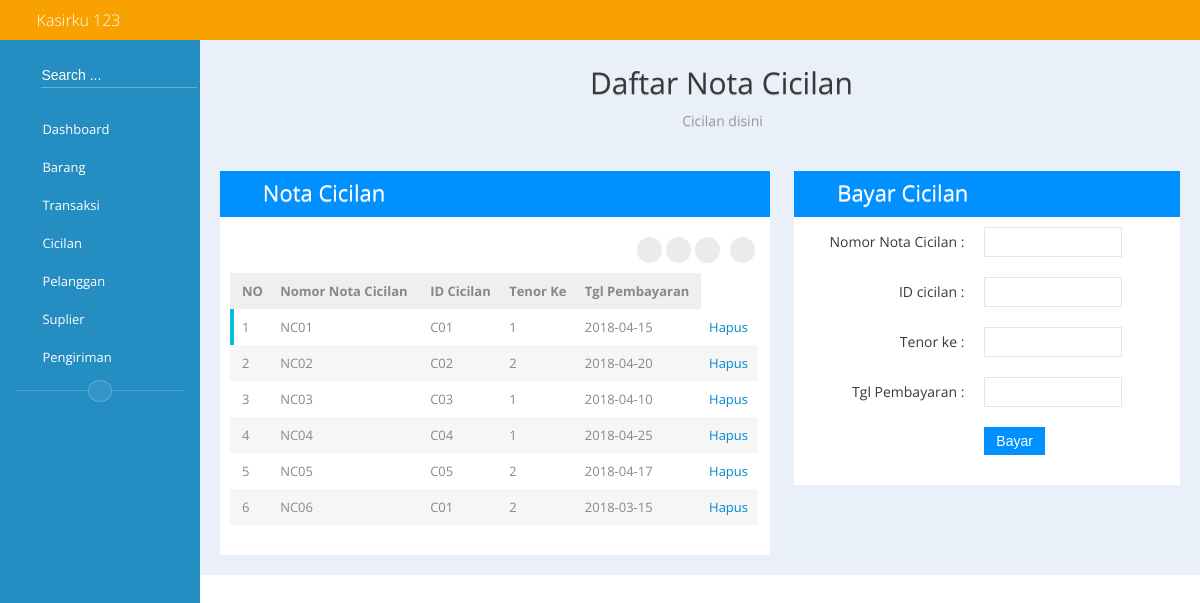
The page /nota_cicilan.php on the database its author committed.
### tables this page shows
CREATE TABLE `nota_cicilan` (
  `no_nota_ccl` varchar(4) NOT NULL,
  `id_cicilan` varchar(4) NOT NULL,
  `tenor` int(11) NOT NULL,
  `tgl_ccl` date NOT NULL
);

### nota_cicilan.php (the view, shortened to what this page needs)
<!DOCTYPE html>
 <html class="no-js">
    <head>
        <link rel="stylesheet" href="assets/bootstrap/bootstrap.min.css">
        <link rel="stylesheet" href="assets/bootstrap/bootstrap-responsive.min.css">
        <link rel="stylesheet" href="assets/font-awesome/css/font-awesome.min.css">
        <link rel="stylesheet" href="assets/normalize/normalize.css">
        <link rel="stylesheet" href="css/flaty.css">
        <link rel="stylesheet" href="css/flaty-responsive.css">
    </head>
    <body>
        <?php
        	include 'assets/navbar.php';
        ?>
        <div class="container-fluid" id="main-container">
            <?php
            	include 'assets/sidebar.php';
            	?>
            <div id="main-content">
                <div class="page-title">
                    <div>
                       <center> <h1><i class="icon-archive"></i> Daftar Nota Cicilan</h1>
                        <h4>Cicilan disini</h4></center></center>
                    </div>
                </div>
                <div class="row-fluid">
                    <div class="span7">
                        <div class="box">
                            <div class="box-title" style="background-color: #0090ff">
                                <h3><i class="icon-table"></i> Nota Cicilan</h3>
                                <div class="box-tool">
                                    <a data-action="collapse" href="#"><i class="icon-chevron-up"></i></a>
                                    <a data-action="close" href="#"><i class="icon-remove"></i></a>
                                </div>
                            </div>
                            <div class="box-content">
                                <div class="btn-toolbar pull-right clearfix">
                                    <div class="btn-group">
                                        <a class="btn btn-circle show-tooltip" title="Print" href="#"><i class="icon-print"></i></a>
                                        <a class="btn btn-circle show-tooltip" title="Export to PDF" href="#"><i class="icon-file-text-alt"></i></a>
                                        <a class="btn btn-circle show-tooltip" title="Export to Exel" href="#"><i class="icon-table"></i></a>
                                    </div>
                                    <div class="btn-group">
                                        <a class="btn btn-circle show-tooltip" title="Refresh" href="#"><i class="icon-repeat"></i></a>
                                    </div>
                                </div>
                                <div class="clearfix"></div>
<table class="table table-advance" id="table1">
    <thead>
        <tr>
 			<th> NO</th>
            <th>Nomor Nota Cicilan</th>
            <th>ID Cicilan</th>
            <th>Tenor Ke</th>
            <th>Tgl Pembayaran</th>
        </tr>
    </thead>
    <tbody>
        <tr class="table-flag-blue">
        	<?php
        		include 'Database.php';
        		$sql = "SELECT * FROM nota_cicilan";
        		$hasil = $connect->query($sql);
        		$nomor=1;
        	while ($isi = $hasil->fetch_array())
        	{ ?>
        	<td><?php echo $nomor; ?></td>
            <td><?php echo $isi['no_nota_ccl']; ?></td>
            <td><?php echo $isi['id_cicilan']; ?> </td>
            <td><?php echo $isi['tenor']; ?></td>
            <td><?php echo $isi['tgl_ccl']; ?></td>
            <td><a href="logic/Delete_Nota_Cicilan.php?del=<?php echo $isi['no_nota_ccl']; ?>">Hapus</a></td>
             </tr>
            <?php
             $nomor++; } ?>
    </tbody>
</table>
                            </div>
                        </div>
                    </div>
                    <div class="span5">
                        <div class="box">
                            <div class="box-title" style="background-color: #0090ff">
                                <h3><i class="icon-reorder"></i> Bayar Cicilan</h3>
                                <div class="box-tool">
                                    <a data-action="collapse" href="#"><i class="icon-chevron-up"></i></a>
                                    <a data-action="close" href="#"><i class="icon-remove"></i></a>
                                </div>
                            </div>
                            <div class="box-content">
                                <form action="logic/Bayar_Cicilan.php" class="form-horizontal " method="post">
                                   <div class="control-group">
                                      <label class="control-label">Nomor Nota Cicilan : </label>
                                      <div class="controls">
                                         <input type="text" class="span9" name="no_nota_ccl"/>
                                      </div>
                            </div>
                             <div class="control-group">
                                      <label class="control-label">ID cicilan :</label>
                                      <div class="controls">
                                         <input type="text" class="span9" name="id_cicilan" />
                                      </div>
                            </div>
                             <div class="control-group">
                                      <label class="control-label">Tenor ke : </label>
                                      <div class="controls">
                                         <input type="text" class="span9" name="tenor"/>
                                      </div>
                            </div>
                             <div class="control-group">
                                      <label class="control-label">Tgl Pembayaran : </label>
                                      <div class="controls">
                                         <input type="text" class="span9" name="tgl_ccl" />
                                      </div>
                            </div>
                              <div class="control-group">
                                      <div class="controls">
                                         <button class="btn btn-primary" type="submit">Bayar</button>
                                      </div>
                            </div>
                        </form>
                    </div>
                </div>
        </div>
    </body>
</html>

### rows shown on the page
nota_cicilan: no_nota_ccl "NC01", id_cicilan "C01", tenor "1", tgl_ccl "2018-04-15"
nota_cicilan: no_nota_ccl "NC02", id_cicilan "C02", tenor "2", tgl_ccl "2018-04-20"
nota_cicilan: no_nota_ccl "NC03", id_cicilan "C03", tenor "1", tgl_ccl "2018-04-10"
nota_cicilan: no_nota_ccl "NC04", id_cicilan "C04", tenor "1", tgl_ccl "2018-04-25"
nota_cicilan: no_nota_ccl "NC05", id_cicilan "C05", tenor "2", tgl_ccl "2018-04-17"
nota_cicilan: no_nota_ccl "NC06", id_cicilan "C01", tenor "2", tgl_ccl "2018-03-15"
